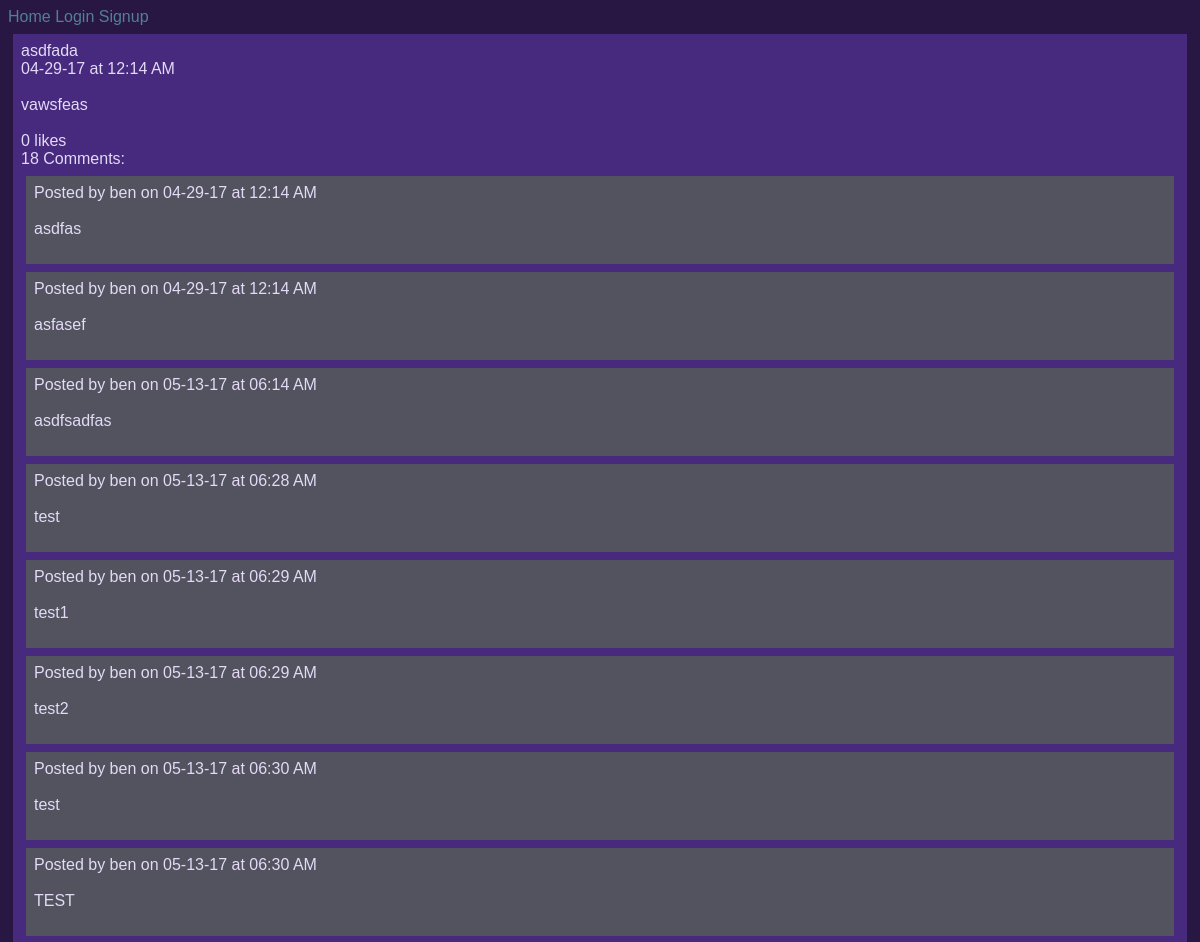
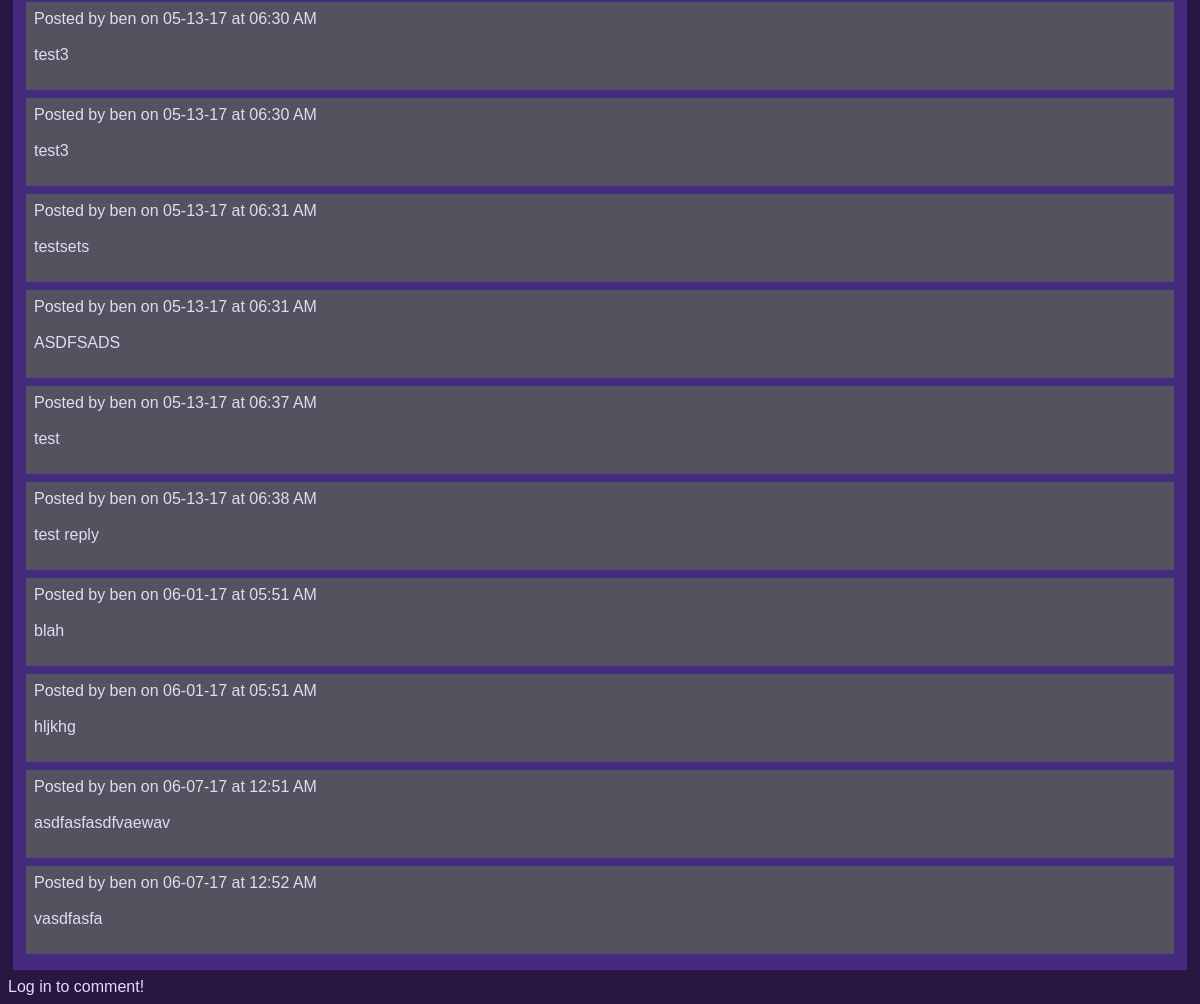
The page /ben/posts/18/ on the database as committed earlier (2 pictures, top to bottom).
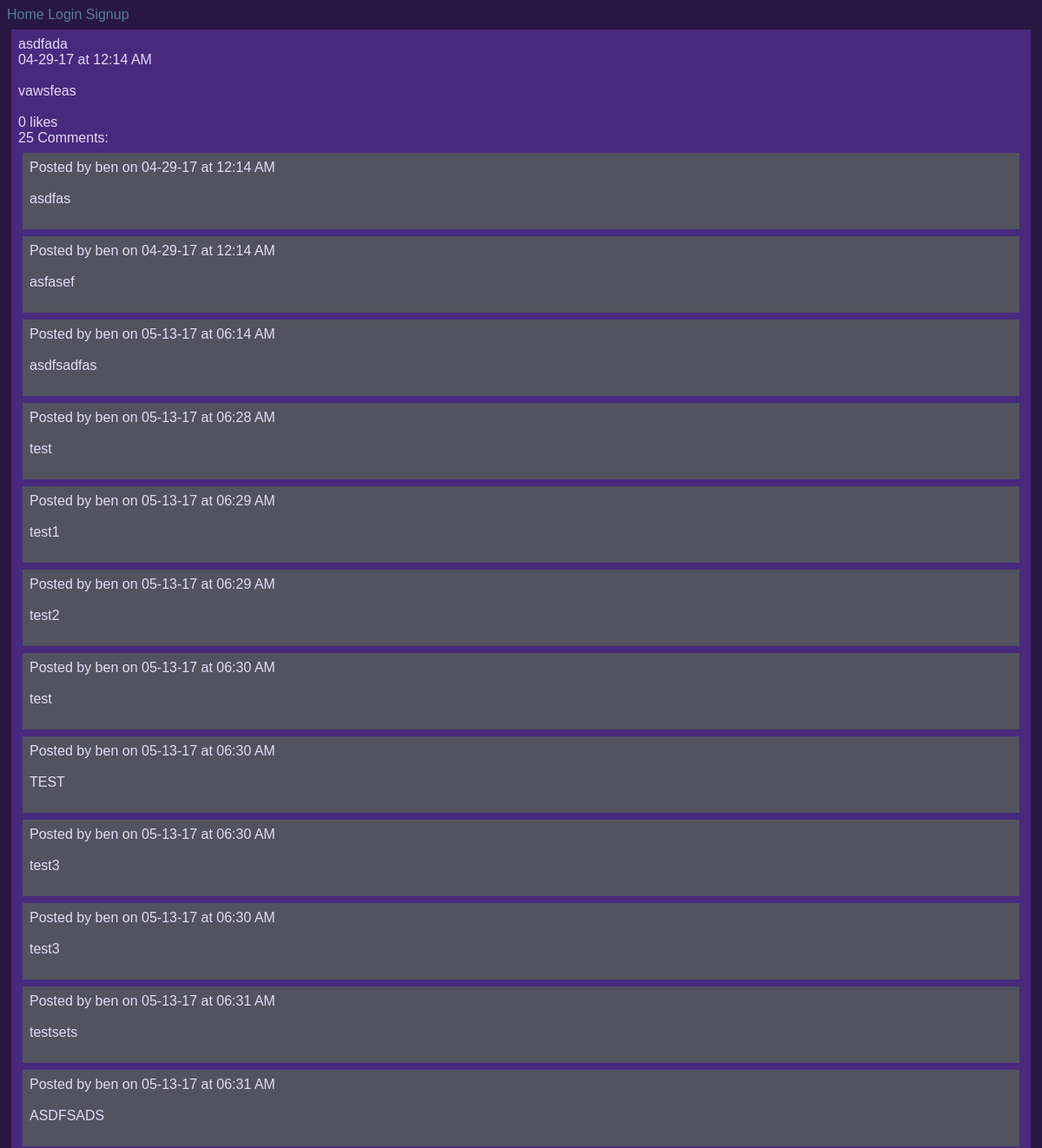
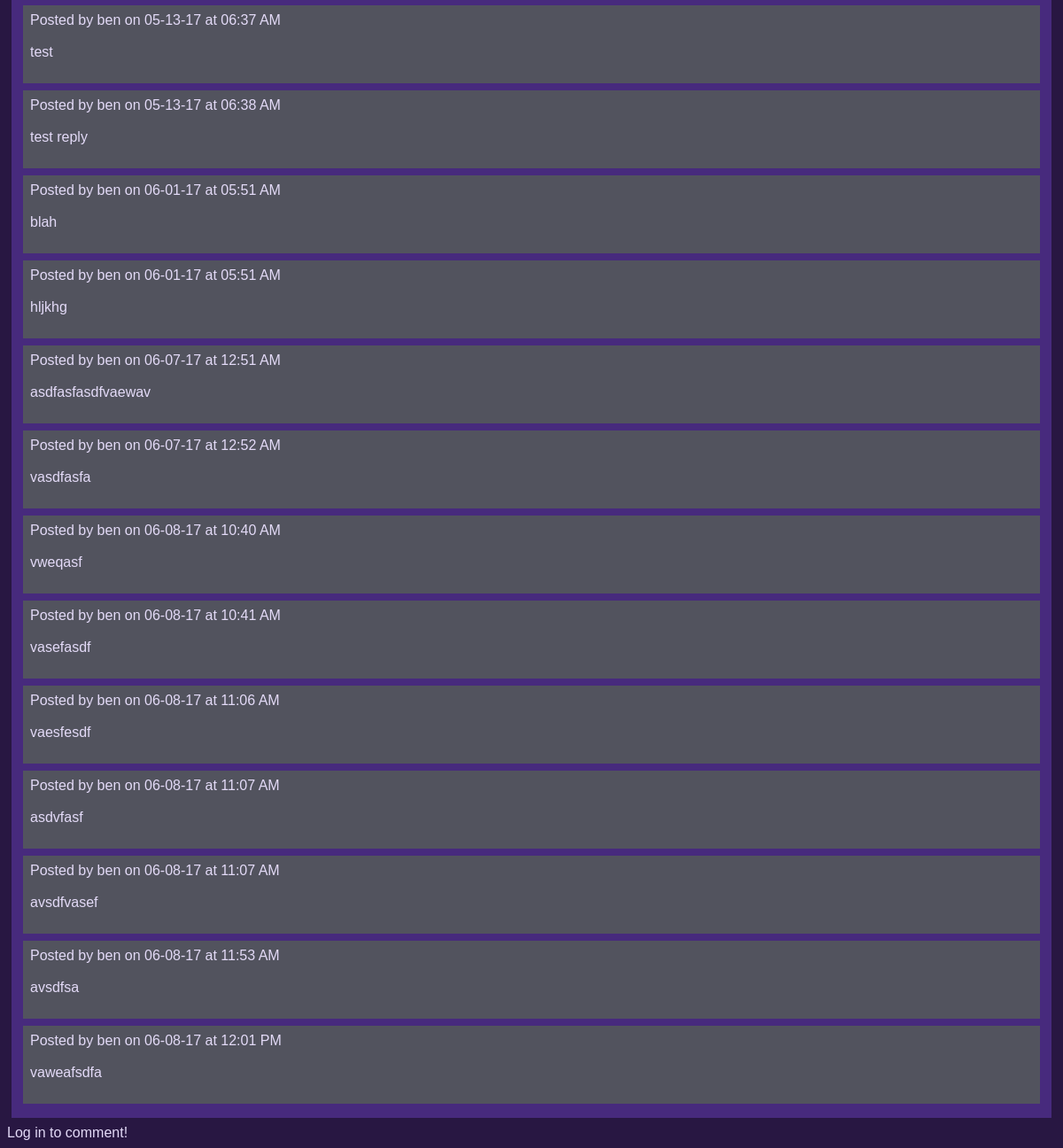
The same page on the database as committed later (2 pictures, top to bottom).
### posts/models.py (models this page shows)
class Post(models.Model):
        title = models.CharField(max_length=100)
        pub_date = models.DateTimeField('date published', auto_now_add=True)
        body = models.TextField()
        user = models.ForeignKey(User, on_delete=models.CASCADE, null=True)
        def utc_to_local(self, utc_datetime):
	        return utc_datetime.astimezone(tz=None)
        def __str__(self):
	        date = self.utc_to_local(self.pub_date).strftime('%m-%d-%y')
	        time = self.utc_to_local(self.pub_date).strftime('%I:%M %p')
	        return '%s at %s \n\n %s \n\n' % (date, time, self.body)

### comments/models.py (models this page shows)
class Comment(models.Model):
    body = models.TextField()
    pub_date = models.DateTimeField('date published', auto_now_add=True)
    post = models.ForeignKey(Post, on_delete=models.CASCADE)
    user = models.ForeignKey(User, on_delete=models.CASCADE)
    def utc_to_local(self, utc_datetime):
        return utc_datetime.astimezone(tz=None)
    def __str__(self):
        date = self.utc_to_local(self.pub_date).strftime('%m-%d-%y')
        time = self.utc_to_local(self.pub_date).strftime('%I:%M %p')
        return '%s at %s \n\n %s \n\n' % (date, time, self.body)

### posts/views.py (the view)
# urls.py: url(r'^(?P<post_number>\d+)/$', views.displayPost, name='display-post'),
def displayPost(request, username, post_number):
    post = Post.objects.get(user=User.objects.get(username=username), id=post_number)
    comments = Comment.objects.filter(post=post)
    if request.method == "POST":
        comment_text = request.POST.get('the_comment')
        comment = Comment(body=comment_text, post=post, user=request.user)
        comment.save()
        user = request.user.username
        num_comments = post.comment_set.count()
        response_data = {
        'comment': str(comment),
        'comment_id': comment.id,
        'user':user,
        'comment_count': num_comments
        }
        return JsonResponse(response_data)
    else:
        comment_form = CommentForm()
        reply_form = ReplyForm()
    num_comments = post.comment_set.count()
    context = {
        'post': post,
        'comments':comments,
        'num_comments':num_comments,
        'comment_form': comment_form,
        'reply_form': reply_form # not initially in template. generated via ajax call if user clicks on reply link.
    }
    return render(request, 'posts/single_post.html', context)

### posts/templatetags/likes_features.py (called while the page is built)
@register.simple_tag
def like_text(count):
	if count == 1:
		return str(count) + " like"
	else:
		return str(count) + " likes"

@register.simple_tag
def comment_text(count):
	if count == 1:
		return str(count) + " Comment"
	else:
		return str(count) + " Comments"

### posts/templates/posts/single_post.html (shortened to what this page needs)
{% extends 'Blog/base.html' %}
{% load likes_features %}
{% block content %}
<div class="post">
{{ post.title|linebreaksbr }}<br>
{{ post|linebreaksbr }}
<span class="likes" id="like-{{ post.id }}">
{% like_text post.like_set.count %}
</span>
<div id="comment-section">
<span id="comment-count">{% comment_text post.comment_set.count %}:</span><br>
{% for comment in comments %}
	<div class="comment">
	Posted by {{ comment.user }} on
	{{ comment|linebreaksbr }}
	</div>
{% endfor %}
</div>
</div>
{% if user.is_authenticated %}
	<form action="" method="post" id="comment-form">
	{% csrf_token %}
	<h2>Comment:</h2>
		<table>
		{{ comment_form.as_table }}
		</table>
		<input type="submit", value="Chime in!">
	</form>
{% else %}
Log in to comment!
{% endif %}
{% endblock content %}

### templates/Blog/base.html (shortened to what this page needs)
<!DOCTYPE html>
{% load static %}
<html>
<head>
	<link rel="stylesheet" type="text/css" href="{% static 'Blog/site.css' %}" />
</head>
<body>
	<div class="container">
		<nav>
			<a href={% url 'home:index' %}>Home</a>
			{% if user.is_authenticated %}
			<a href={% url 'dashboard:index' %}>Dash</a>
			<a href={% url 'posts:index' username=user.username %}>Posts</a>
			<a href={% url 'posts:archive' username=user.username %}>Archive</a>
			<a href={% url 'logout' %}>Logout</a>
			{% else %}
			<a href={% url 'login' %}>Login </a>
			<a href={% url 'signup:index' %}>Signup</a>
			{% endif %}
		</nav>
	</div>
	<div class="container">
	{% block content %}
	{% endblock content %}
	</div>
</body>
</html>

### static/Blog/site.css (style rules this page uses)
a:link { text-decoration: none; color: #547E99; }
nav { background-color: #281742; font-family: Arial, Georgia, serif; }
body { color: #E3DAF7; background-color: #281742; font-family: Arial, Georgia, serif; }
.post { background-color: #472A7D; padding: 8px; margin: 8px 5px; }
.comment { background-color: #52535E; padding: 8px; margin: 8px 5px; }

Rows that differ between the two databases and show on the page:
computed for Post "asdfada": id "18 Comments" → "25 Comments"
added Comment: user "ben", pub_date+body "06-08-17 at 10:40 AM vweqasf"
added Comment: user "ben", pub_date+body "06-08-17 at 10:41 AM vasefasdf"
added Comment: user "ben", pub_date+body "06-08-17 at 11:06 AM vaesfesdf"
added Comment: user "ben", pub_date+body "06-08-17 at 11:07 AM asdvfasf"
added Comment: user "ben", pub_date+body "06-08-17 at 11:07 AM avsdfvasef"
added Comment: user "ben", pub_date+body "06-08-17 at 11:53 AM avsdfsa"
added Comment: user "ben", pub_date+body "06-08-17 at 12:01 PM vaweafsdfa"
